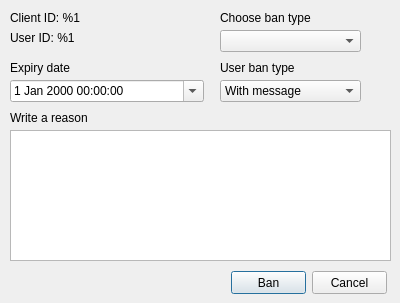
<?xml version="1.0" encoding="UTF-8"?>
<ui version="4.0">
 <class>BanDialog</class>
 <widget class="QDialog" name="BanDialog">
  <property name="geometry">
   <rect>
    <x>0</x>
    <y>0</y>
    <width>400</width>
    <height>303</height>
   </rect>
  </property>
  <property name="windowTitle">
   <string>Ban</string>
  </property>
  <property name="modal">
   <bool>false</bool>
  </property>
  <widget class="QPushButton" name="BanBtn">
   <property name="geometry">
    <rect>
     <x>231</x>
     <y>271</y>
     <width>75</width>
     <height>23</height>
    </rect>
   </property>
   <property name="text">
    <string>Ban</string>
   </property>
  </widget>
  <widget class="QPushButton" name="CancelBtn">
   <property name="geometry">
    <rect>
     <x>312</x>
     <y>271</y>
     <width>75</width>
     <height>23</height>
    </rect>
   </property>
   <property name="text">
    <string>Cancel</string>
   </property>
  </widget>
  <widget class="QComboBox" name="BanTypeBox">
   <property name="geometry">
    <rect>
     <x>220</x>
     <y>30</y>
     <width>141</width>
     <height>22</height>
    </rect>
   </property>
  </widget>
  <widget class="QLabel" name="ChooseBanTypeLabel">
   <property name="geometry">
    <rect>
     <x>220</x>
     <y>10</y>
     <width>141</width>
     <height>16</height>
    </rect>
   </property>
   <property name="text">
    <string>Choose ban type</string>
   </property>
  </widget>
  <widget class="QLabel" name="BanClientID">
   <property name="geometry">
    <rect>
     <x>10</x>
     <y>10</y>
     <width>151</width>
     <height>16</height>
    </rect>
   </property>
   <property name="text">
    <string>Client ID: %1</string>
   </property>
  </widget>
  <widget class="QPlainTextEdit" name="BanReason">
   <property name="geometry">
    <rect>
     <x>10</x>
     <y>130</y>
     <width>381</width>
     <height>131</height>
    </rect>
   </property>
  </widget>
  <widget class="QLabel" name="BanUserID">
   <property name="geometry">
    <rect>
     <x>10</x>
     <y>30</y>
     <width>151</width>
     <height>16</height>
    </rect>
   </property>
   <property name="text">
    <string>User ID: %1</string>
   </property>
  </widget>
  <widget class="QLabel" name="ChooseUserBanTypeLabel">
   <property name="geometry">
    <rect>
     <x>220</x>
     <y>60</y>
     <width>101</width>
     <height>16</height>
    </rect>
   </property>
   <property name="text">
    <string>User ban type</string>
   </property>
  </widget>
  <widget class="QComboBox" name="UserBanTypeBox">
   <property name="geometry">
    <rect>
     <x>220</x>
     <y>80</y>
     <width>141</width>
     <height>22</height>
    </rect>
   </property>
   <item>
    <property name="text">
     <string>With message</string>
    </property>
   </item>
   <item>
    <property name="text">
     <string>Silent (without showing reason on client)</string>
    </property>
   </item>
  </widget>
  <widget class="QLabel" name="WriteReasonLabel">
   <property name="geometry">
    <rect>
     <x>10</x>
     <y>110</y>
     <width>201</width>
     <height>16</height>
    </rect>
   </property>
   <property name="text">
    <string>Write a reason</string>
   </property>
  </widget>
  <widget class="QDateTimeEdit" name="ExpiryDateEntry">
   <property name="geometry">
    <rect>
     <x>10</x>
     <y>80</y>
     <width>194</width>
     <height>22</height>
    </rect>
   </property>
   <property name="calendarPopup">
    <bool>true</bool>
   </property>
  </widget>
  <widget class="QLabel" name="ExpiryDateLabel">
   <property name="geometry">
    <rect>
     <x>10</x>
     <y>60</y>
     <width>111</width>
     <height>16</height>
    </rect>
   </property>
   <property name="text">
    <string>Expiry date</string>
   </property>
  </widget>
 </widget>
 <resources/>
 <connections/>
</ui>
